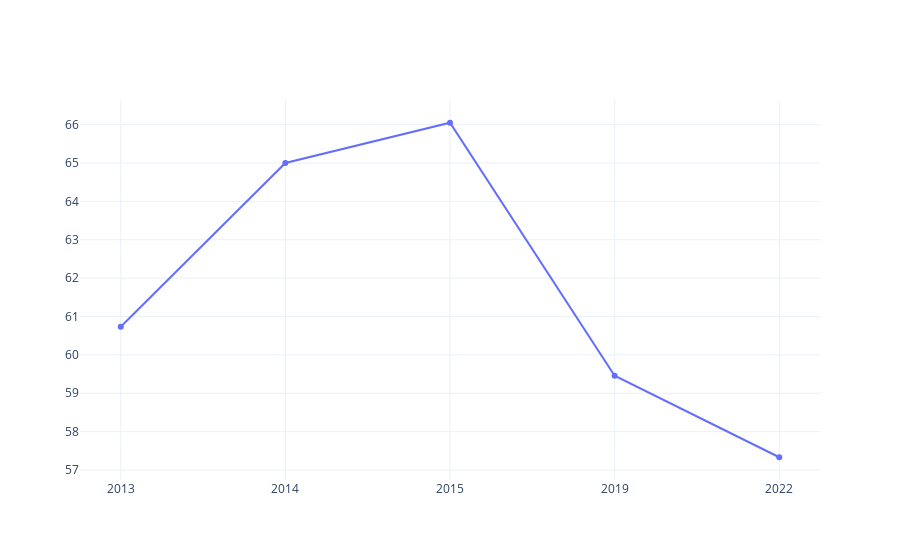

The notebook cell this image was saved under:
### Code cell
mean_age_per_year = df.groupby('year')['AGE_SAMPLING'].mean().reset_index()

# Plot line plot of mean age per year with error bars using Plotly
fig = go.Figure(data=[go.Scatter(
    x=mean_age_per_year['year'],
    y=mean_age_per_year['AGE_SAMPLING'],
    # error_y=dict(type='data', array=mean_age_per_year['AGE'].std() / np.sqrt(len(df.groupby('year')['AGE'])),
    #              visible=True),
    mode='lines+markers',
)])

# Display the plot
fig.show()

### Figure 1 — Plotly figure (JSON) as saved in the notebook; plotly's stock layout.template omitted (floating-point values rounded to 4 significant figures)
{"data": [{"mode": "lines+markers", "type": "scatter", "x": ["2013", "2014", "2015", "2019", "2022"], "y": [60.73, 65.0, 66.05, 59.46, 57.33]}], "layout": {}}
